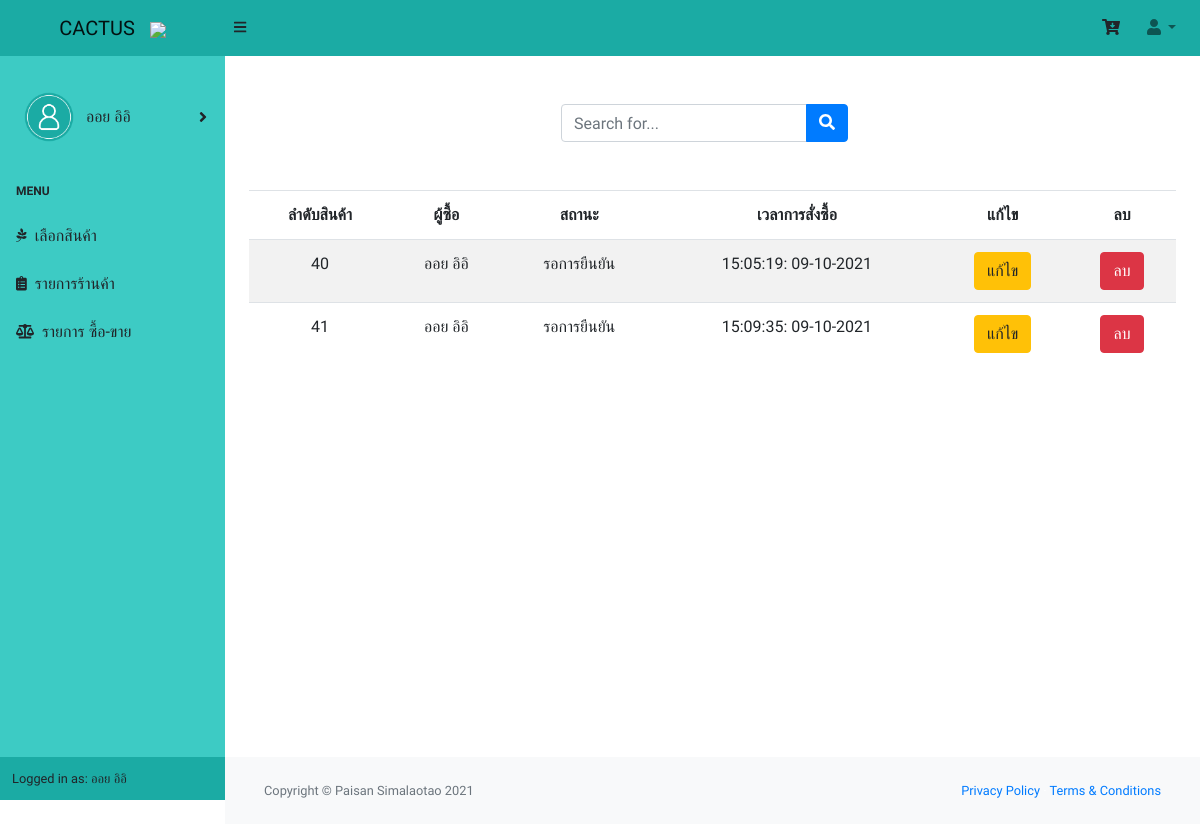
Screenshot of /show_buy_sell.php (signed in) with the database file from the repository.
### tables this page shows
CREATE TABLE `buy_sell` (
  `oder_list` varchar(50) NOT NULL,
  `person_authen_id` varchar(20) DEFAULT NULL,
  `buy_sell_status` varchar(20) DEFAULT NULL,
  `order_time` varchar(20) NOT NULL,
  `person_authen_name` varchar(50) NOT NULL
);

### show_buy_sell.php (the view, shortened to what this page needs)
<!DOCTYPE html>
<?php
    include "./connect/conn.php";
    include "./include/body.php";
?>
<html lang="en">
    <head>
        <link href="./css/styles2.css" rel="stylesheet" />
        <link href="https://cdn.datatables.net/1.10.20/css/dataTables.bootstrap4.min.css" rel="stylesheet" />
    </head>
<br>
    <center>
    <form class="d-none d-md-inline-block form-inline ml-auto mr-0 mr-md-3 my-2 my-md-0" id="form1" name="form1" action="show_shop.php" method="POST">
        <div class="input-group">
            <input class="form-control" type="text" placeholder="Search for..." aria-label="Search" aria-describedby="basic-addon2" id="search" name="search" autocomplete="off" />
            <div class="input-group-append">
                <button type="submit" class="btn btn-primary" type="button"><i class="fas fa-search"></i></button>
            </div>
        </div>
    </form>
    </center>
    <br>
    <?php
        $person_authen_id = $_SESSION['ses_person_id'];
        $sql = "SELECT buy_sell.* FROM buy_sell WHERE person_authen_id = '$person_authen_id'";
        $result = $conn->query($sql);
        if ($result->num_rows > 0) {
            echo "<br>";
            echo "<table class='table table-striped table-hover' width='80%' align='center'>";
            echo "<thead>";
            echo "<tr>";
                echo "<td><center><b>ลำดับสินค้า</b></center></td>";
                echo "<td><center><b>ผู้ซื้อ</b></center></td>";
                echo "<td><center><b>สถานะ</b></center></td>";
                echo "<td><center><b>เวลาการสั่งซื้อ</b></center></td>";
                echo "<td><center><b>แก้ไข</b></center></td>";
                echo "<td><center><b>ลบ</b></center></td>";
            echo "</tr>";
            echo "</thead>";
            while($result_array = $result->fetch_assoc()) {
                echo "<tr>";
                    echo "<td><center>".$result_array['oder_list']."</center></td>";
                    echo "<td><center>".$result_array['person_authen_name']."</center></td>";
                    echo "<td><center>".$result_array['buy_sell_status']."</center></td>";
                    echo "<td><center>".$result_array['order_time']."</center></td>";
                    echo "<td><center><a href='update_product_type.php?val=".$result_array['buy_sell_id']."'target='_self' class='btn btn-warning' role='button'>แก้ไข</a></center></td>";
                    echo "<td><center><a href='exec_shop.php?val=".md5($result_array['buy_sell_id'])."&chk=delete'target='_self'onclick='return confirm(\"ยืนยันการลบข้อมูล\")' class='btn btn-danger' role='button'>ลบ</a></center></td>";
                echo "</tr>";
            }
            echo "</table>";
        }else{
            echo "<center>ไม่พบข้อมูล</center>";
        }
?>
                <footer class="py-4 bg-light mt-auto">
                    <div class="container-fluid">
                        <div class="d-flex align-items-center justify-content-between small">
                            <div class="text-muted">Copyright &copy; Paisan Simalaotao 2021</div>
                            <div>
                                <a href="#">Privacy Policy</a>
                                &middot;
                                <a href="#">Terms &amp; Conditions</a>
                            </div>
                        </div>
                    </div>
                </footer>
    </body>
</html>

### show_buy_sell.php (style rules this page uses)
body { font-family: 'Athiti', sans-serif; }
table { font-family: 'Athiti', sans-serif; font-size:medium; }
footer { background-color: #555; color: white; padding: 15px; }

### rows the page displays
buy_sell: oder_list "40", person_authen_name "ออย อิอิ", buy_sell_status "รอการยืนยัน", order_time "15:05:19: 09-10-2021"
buy_sell: oder_list "41", person_authen_name "ออย อิอิ", buy_sell_status "รอการยืนยัน", order_time "15:09:35: 09-10-2021"

### other values shown
$_SESSION['ses_person_fname'] "ออย"
$_SESSION['ses_person_lname'] "อิอิ"
